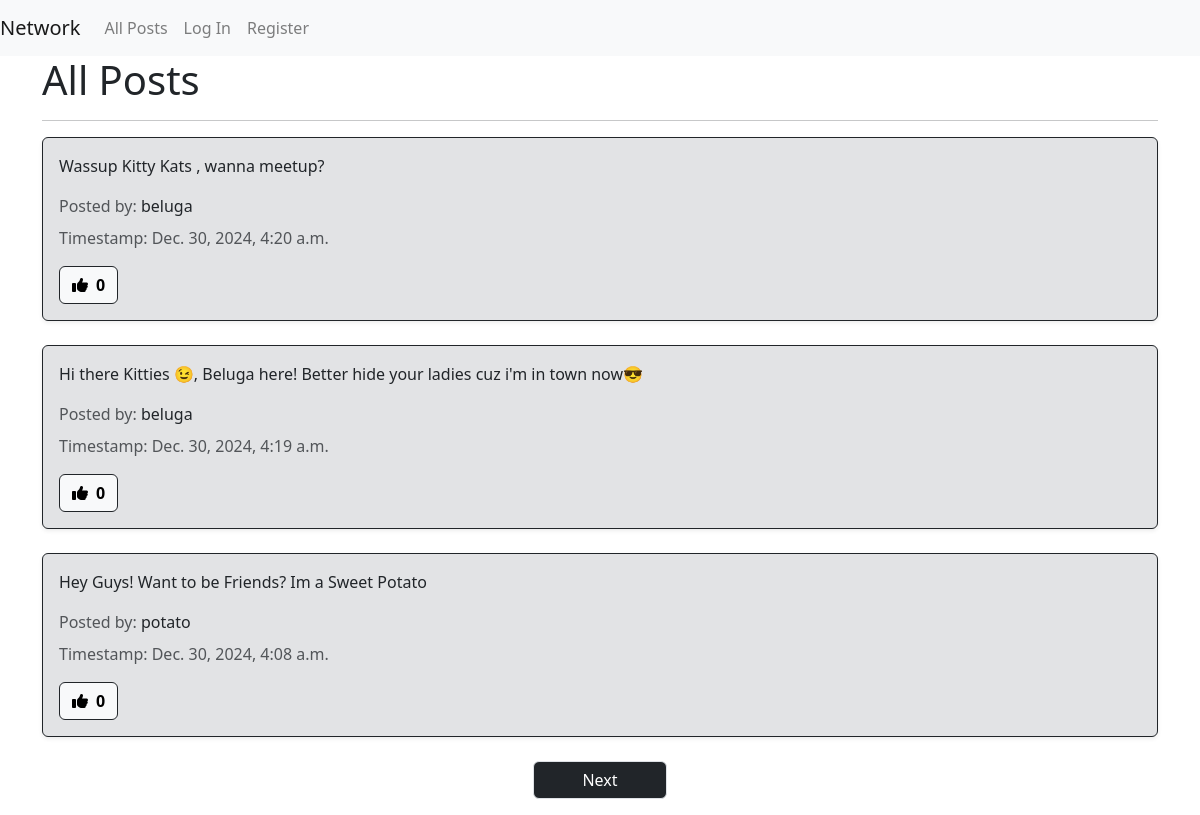
Before: / with the older database file.
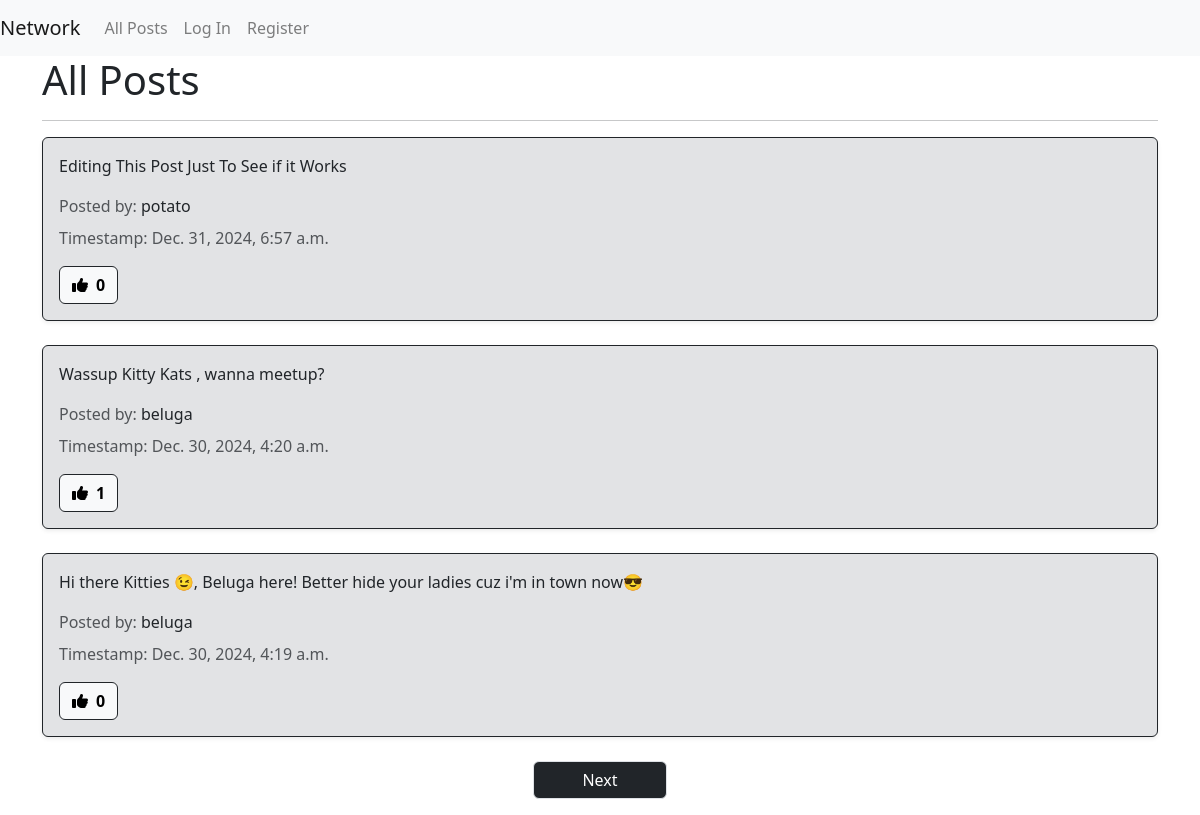
After: the same page with the newer database file.
### network/models.py (models this page shows, shortened)
class Post(models.Model):
    user = models.ForeignKey(User, on_delete=models.CASCADE , related_name="author")
    content = models.TextField()
    timestamp = models.DateTimeField(auto_now_add=True)

class User(AbstractUser):
    pass

### network/views.py (the view)
# urls.py: path("", views.index, name="index"),
def index(request):
    allPosts = Post.objects.all().order_by("id").reverse()
    pag = Paginator(allPosts, 3)
    page_number = request.GET.get('page')
    try:
        posts = pag.get_page(page_number)
    except PageNotAnInteger:
        posts = pag.get_page(1)
    except EmptyPage:
        posts = pag.get_page(pag.num_pages)
    return render(request, "network/index.html" , {
        'posts' : allPosts,
        'page_posts' : posts
    })

### network/templates/network/index.html (shortened to what this page needs)
{% extends "network/layout.html" %} {% block body %}
<div class="container">
  <h1 class="display-6">All Posts</h1>
  <hr />
  {% for p in page_posts %}
  <div class="mb-4" key="{index}">
    <div class="card bg-secondary-subtle text-dark border-dark rounded-2 shadow-sm">
      <div class="card-body position-relative">
        <p class="card-text fw-medium">{{p.content}}</p>
        <p class="text-muted mb-2">
          Posted by:
          <a class="text-decoration-none fw-medium text-dark" href="{% url 'profile' uid=p.user.id %}"> {{p.user}} </a>
        </p>
        <p class="text-muted">Timestamp: {{p.timestamp}}</p>
        <div class="d-flex align-items-center gap-3">
          <button type="button" id="likeButton{{p.id}}" class="btn btn-light border-dark rounded-2 d-flex align-items-center gap-2"
                  onclick="toggleLike({{p.id}})">
            <i class="fas fa-thumbs-up"></i>
            <span id="likeCount{{p.id}}" class="fw-bold">{{p.likes.count}}</span>
          </button>
        </div>
      </div>
    </div>
  </div>
  {% endfor %}
  <div class="d-flex justify-content-center">
    <nav aria-label="Page navigation">
      <ul class="pagination">
         {% if page_posts.has_next %}
        <li class="page-item">
          <a class="p-2 px-5 page-link bg-dark text-white" href="?page={{ page_posts.next_page_number }}">Next</a>
        </li>
        {% endif %}
      </ul>
    </nav>
  </div>
</div>
{% endblock %}

Changed rows visible on the page:
no longer on this page (row unchanged): Post: content "Hey Guys! Want to be Friends? Im a Sweet Potato", user "potato", timestamp "Dec. 30, 2024, 4:08 a.m.", likes.count "0"
added Post: content "Editing This Post Just To See if it Works", user "potato", timestamp "Dec. 31, 2024, 6:57 a.m.", likes.count "0"
computed for Post "Wassup Kitty Kats , wanna meetup?": likes.count "0" → "1"
